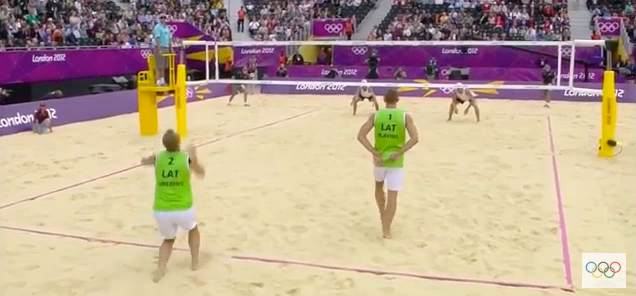
#> input picture frame 65 of CS4243_Project_Instructions_and_Data/beachVolleyball/beachVolleyball2.mov, 636 x 296 px
$ python homo2.py   (Python 2 division)
#> lines starting #> are read from the running program, lines starting #| are printed output that depends on the picture
import numpy as np
import cv2

loy = 200.
uoy = 96.
lox = 16.
uox = 620.


def findHomographyMatrix(src_pts, dst_pts):
	# ptFrame1 is 3D numpy array, each element is 2D array of the coordinate
	if (len(src_pts) < 4 or len(dst_pts) < 4):
		return
	else:
		homographyMatrix, mask = cv2.findHomography(src_pts, dst_pts, cv2.RANSAC, 5.0)
		return homographyMatrix

def warpTwoImages(img1, img2, H, cutp):
	'''warp img2 to img1 with homograph matrix H'''
	height1,width1 = img1.shape[:2]
	height2,width2 = img2.shape[:2]
	p1 = np.float32([[0,0],[0,height1],[width1,height1],[width1,0]]).reshape(-1,1,2)
	p2 = np.float32([[0,0],[0,height2],[width2,height2],[width2,0]]).reshape(-1,1,2)
	p3 = cv2.perspectiveTransform(p2, H)
	height3,width3 = p3.shape[:2]
	pp = cv2.perspectiveTransform(cutp, H)
	xcut = pp[0,0,0]
	ycut = pp[0,0,1]
	#T = np.float32([[1,0,lox - xcut],[0,1,uoy - ycut]])
	#dst = cv2.warpAffine(pp, T, (height3+max(int(lox-xcut),0),width3+max(int(uoy-ycut),0)))
	#combint two images and reshape the image size
	points = np.concatenate((p1, p3), axis=0)

	[xmin, ymin] = [xcut-lox, ycut-loy]
	[xmax, ymax] = [xcut+uox, ycut+uoy]
	#[xmin, ymin] = np.int32(points.min(axis=0).ravel() - 0.5)
	#[xmax, ymax] = np.int32(points.max(axis=0).ravel() + 0.5)
	M = np.array([[1,0,-xmin],[0,1,-ymin],[0,0,1]])

	outputImg = cv2.warpPerspective(img2, M.dot(H), (int(xmax-xmin), int(ymax-ymin)))
	return outputImg
	#outputImg[-ymin:height1-ymin,-xmin:width1-xmin] = img1


cap = cv2.VideoCapture('beachVolleyball2.mov')

# params for ShiTomasi corner detection
feature_params = dict( maxCorners = 100,
					   qualityLevel = 0.3,
					   minDistance = 7,
					   blockSize = 7 )

# Parameters for lucas kanade optical flow
lk_params = dict( winSize  = (15,15),
				  maxLevel = 2,
				  criteria = (cv2.TERM_CRITERIA_EPS | cv2.TERM_CRITERIA_COUNT, 10, 0.03))

# Create some random colors
color = np.random.randint(0,255,(100,3))

# Take first frame and find corners in it
ret, old_frame = cap.read()
#> old_frame is the input picture: shape (296, 636, 3); mean B, G, R 147, 166.6, 187
old_gray = cv2.cvtColor(old_frame, cv2.COLOR_BGR2GRAY)
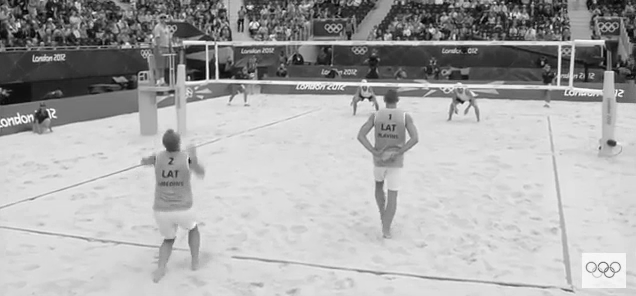
#> old_gray: shape (296, 636); min 2, max 254, mean 170.6
p0 = cv2.goodFeaturesToTrack(old_gray, mask = None, **feature_params)
#> p0 = 100 rows, first 8: [203, 77], [212, 77], [188, 78], [221, 76], [209, 47], [458, 38], [51, 111], [4, 121]
print p0
#> (printed output is left out)
#p0 = np.float32(np.array([[[536.,125.]],[[566.,136.]],[[574.,83.]],[[579.,132.]],[[539.,95.]]]))
p0 = np.float32(np.array([[[536,125]],[[566,136]],[[574,83]],[[579,132]],[[539,95]],[[513,173]],[[467,177]],[[584,77]],[[80,106]],[[108,118]],[[161,87]]]))
#[[440.,138.]],[[310.,78.]],[[494.,188.]],[[202.,290.]]
print p0
#p0 = [[[240,291]],[[440,138]]]
# Create a mask image for drawing purposes
mask = np.zeros_like(old_frame)

cutp = np.float32(np.array([[[16.,200.]]]))
pano = np.float32(np.array([[[16.,200.]],[[619.,279.]],[[348.,82.]],[[574.,92.]]]))
orin = np.float32(np.array([[[0.,194.]],[[597.,266.]],[[354.,82.]],[[573.,92.]]]))
pimg = cv2.imread('pano.png')
curr = orin
count = 0
results = []

while(ret):
	ret,frame = cap.read()
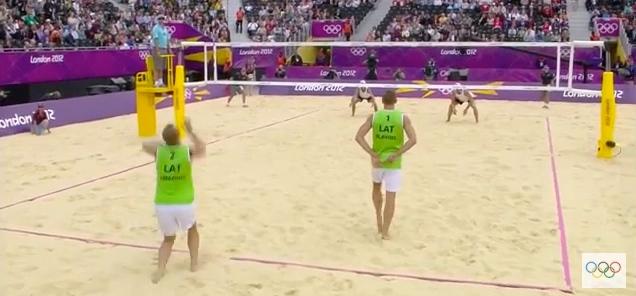
#> input picture frame 66 of CS4243_Project_Instructions_and_Data/beachVolleyball/beachVolleyball2.mov, 636 x 296 px
#> frame is the input picture: shape (296, 636, 3); mean B, G, R 146.3, 165.8, 186.2
	if (not ret):
		break
	frame_gray = cv2.cvtColor(frame, cv2.COLOR_BGR2GRAY)
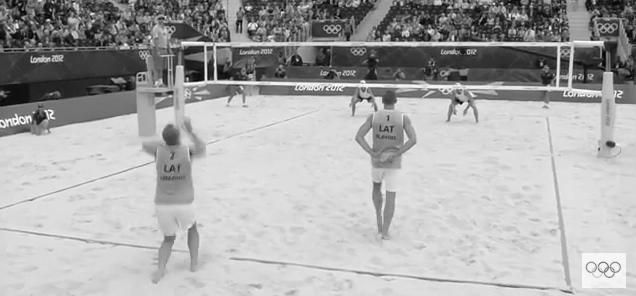
#> frame_gray: shape (296, 636); min 1, max 254, mean 169.8

	# calculate optical flow
	p1, st, err = cv2.calcOpticalFlowPyrLK(old_gray, frame_gray, p0, None, **lk_params)
#> p1 = [[534.8, 126], [564.8, 137.1], [573, 84.08], [578.1, 133.1], [538, 96.06], [512.4, 174.1], [465.5, 178.1], [583, 78.04], [78.58, 107], [106.6, 119.1], [159.3, 88.03]]; st = [1, 1, 1, 1, 1, 1, 1, 1, 0, 1, 1]; err = [1.01, 0.615, 2.64, 0.578, 2.08, 0.744, 0.833, 2.35, 4.73e+22, 1.21, 2.45]

	# Select good points
	#good_new = p1[st==1]
	#good_old = p0[st==1]
	#print good_new

	good_new = []
	good_old = []
	for i in range(len(p1)):
		if st[i] == 1 and err[i] < 100:
			good_new.append(p1[i,0])
			good_old.append(p0[i,0])
#> this loop made 11 passes
#> after the loop, good_new = [[534.8, 126], [564.8, 137.1], [573, 84.08], [578.1, 133.1], [538, 96.06], [512.4, 174.1], [465.5, 178.1], [583, 78.04], [106.6, 119.1], [159.3, 88.03]]; good_old = [[536, 125], [566, 136], [574, 83], [579, 132], [539, 95], [513, 173], [467, 177], [584, 77], [108, 118], [161, 87]]
	good_new = np.asarray(good_new)
	good_old = np.asarray(good_old)


	hi = findHomographyMatrix(good_old, good_new)
#> in findHomographyMatrix, `homographyMatrix, mask = cv2.findHomography(src_pts, dst_pts, cv2.RANS..`: homographyMatrix = [[0.996, 0.00355, -1.58], [-0.000797, 0.997, 1.39], [-7.33e-06, 1.24e-06, 1]]; mask = [1, 1, 1, 1, 1, 1, 1, 1, 1, 1]
#> hi has the same summary as homographyMatrix in findHomographyMatrix
	curr = cv2.perspectiveTransform(curr, hi)
#> curr = [[-0.888, 194.8], [596.6, 267.2], [352.3, 83.08], [572, 93.05]]
	cutp = cv2.perspectiveTransform(cutp, hi)
#> cutp = [[15.07, 200.8]]
	hg = findHomographyMatrix(curr, pano)
#> hg = [[0.976, 0.159, -13.94], [-0.00856, 1.07, -4.83], [-5.8e-05, 8.19e-05, 1]]
#> (the run stopped early here; a loop or call above may not have finished)

$ run again, starting later in the video
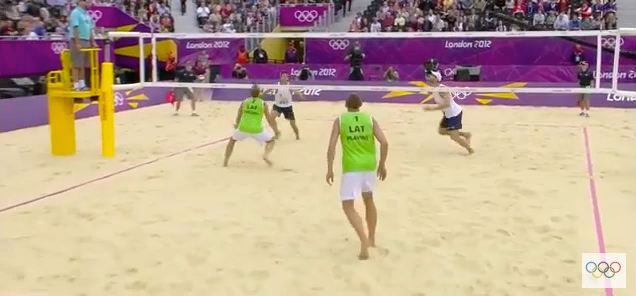
#> input picture frame 293 of CS4243_Project_Instructions_and_Data/beachVolleyball/beachVolleyball2.mov, 636 x 296 px
#> old_frame is the input picture: shape (296, 636, 3); mean B, G, R 146.9, 166.6, 188.6
#> `old_gray = cv2.cvtColor(old_frame, cv2.COLOR_BGR2GRAY)`:
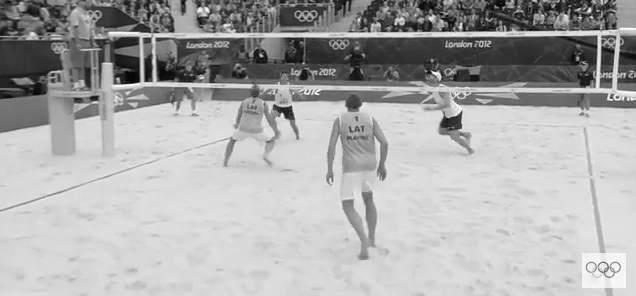
#> old_gray: shape (296, 636); min 0, max 255, mean 170.9
#> p0 = 100 rows, first 8: [613, 97], [146, 79], [289, 108], [462, 29], [138, 80], [117, 81], [368, 29], [149, 40]
#> (printed output is left out)
#> p1 = [[536, 125], [566, 136], [574, 83], [579, 132], [539, 95], [513, 173], [467, 177], [584, 77], [80, 106], [108, 118], [161, 87]]; st = [1, 1, 1, 1, 1, 1, 1, 1, 1, 1, 1]; err = [0, 0, 0, 0, 0, 0, 0, 0, 0, 0, 0]
#> the loop `for i in range(len(p1)):` made 11 passes
#> after the loop `for i in range(len(p1)):`: good_new has the same summary as p1; good_old has the same summary as p1
#> homographyMatrix = [[1, 6.65e-07, -6.45e-05], [1e-08, 1, 2.26e-06], [-5.65e-11, 7.28e-10, 1]]; mask = [1, 1, 1, 1, 1, 1, 1, 1, 1, 1, 1]
#> hi has the same summary as homographyMatrix in findHomographyMatrix
#> curr = [[6.46e-05, 194], [597, 266], [354, 82], [573, 92]]
#> cutp = [[16, 200]]
#> hg = [[0.973, 0.162, -15.25], [-0.00934, 1.06, -3.33], [-6.52e-05, 8.27e-05, 1]]

$ run again, starting later in the video
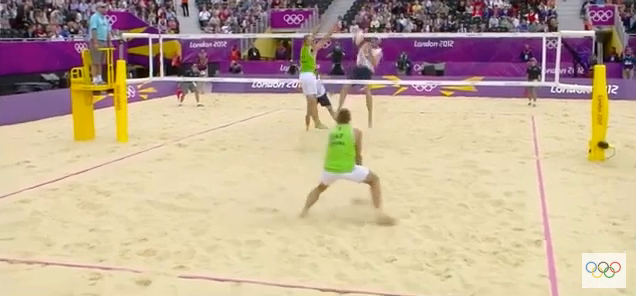
#> input picture frame 521 of CS4243_Project_Instructions_and_Data/beachVolleyball/beachVolleyball2.mov, 636 x 296 px
#> old_frame is the input picture: shape (296, 636, 3); mean B, G, R 150.1, 171.5, 192.8
#> `old_gray = cv2.cvtColor(old_frame, cv2.COLOR_BGR2GRAY)`:
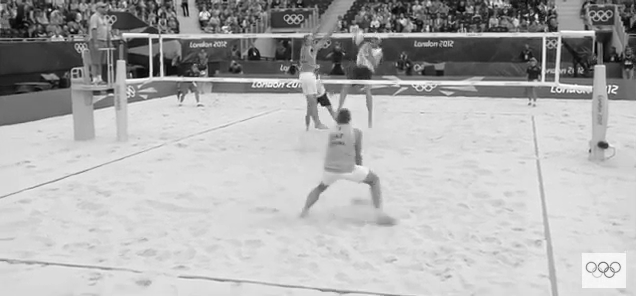
#> old_gray: shape (296, 636); min 1, max 255, mean 175.5
#> p0 = 100 rows, first 8: [155, 74], [147, 75], [555, 89], [151, 37], [431, 30], [611, 90], [49, 11], [159, 37]
#> (printed output is left out)
#> p1 = [[536, 125], [566, 136], [574, 83.02], [579, 132], [539, 94.99], [512.9, 172.9], [467, 176.8], [584.1, 76.95], [80, 106], [108, 118], [160.9, 86.99]]; st = [1, 1, 1, 1, 1, 1, 1, 1, 1, 1, 1]; err = [0.0921, 0, 2.08, 0, 0.684, 0.403, 0.558, 2.55, 0.0894, 0.143, 0.916]
#> the loop `for i in range(len(p1)):` made 11 passes
#> after the loop `for i in range(len(p1)):`: good_new has the same summary as p1; good_old = [[536, 125], [566, 136], [574, 83], [579, 132], [539, 95], [513, 173], [467, 177], [584, 77], [80, 106], [108, 118], [161, 87]]
#> homographyMatrix = [[1, 0.00538, -0.534], [-0.000117, 1, 0.0238], [-1.04e-06, 1.22e-05, 1]]; mask = [1, 1, 1, 1, 1, 1, 1, 1, 1, 1, 1]
#> hi has the same summary as homographyMatrix in findHomographyMatrix
#> curr = [[0.508, 193.8], [596.7, 265.5], [353.9, 82.01], [573, 92]]
#> cutp = [[16.51, 199.7]]
#> hg = [[0.972, 0.157, -14.74], [-0.00921, 1.06, -3.36], [-6.41e-05, 7.08e-05, 1]]
